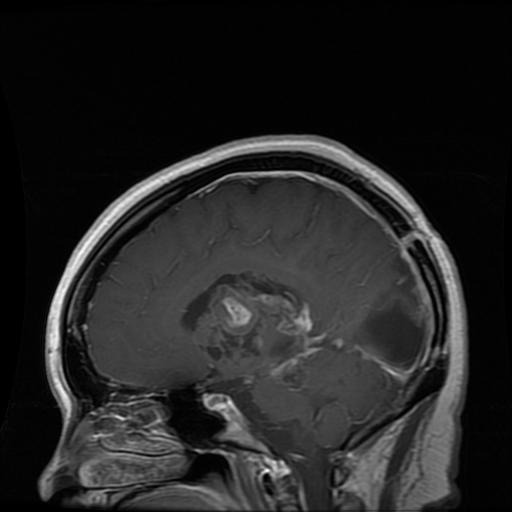
#> input picture Make_one_Training_dataset/gg (118).jpg, 512 x 512 px; its folder holds only this picture in this run
$ jupyter execute --allow-errors data_preparation.ipynb   (shell and % lines are left out)
#> lines starting #> are read from the running program, lines starting #| are printed output that depends on the picture
# <span style='color: darkblue'> Importing essential libraries for data manipulation and visualization </span>

[cell 1]
#Importing essential libraries for data manipulation and visualization.
import numpy as np
import os
import matplotlib.pyplot as plt
import matplotlib.image as mpimg
import requests
import numpy as np
import shutil
from git import Repo
import cv2
import plotly.graph_objects as go
from collections import Counter

# <span style='color: darkblue'> Importing the Training and Testing Dataset </span>

# <span style='color: darkblue'> Preparing the Training Dataset </span>

[cell 2]
# Define the source of the directory containing the training images
source_dir_train = "brain-tumor-classification-dataset/Training"

# Define the destination directory for the training dataset with renamed images

destination_dir_train = 'Make_one_Training_dataset'
os.makedirs(destination_dir_train, exist_ok=True)

# Iterate for each subfolder in the that directory

#> (the rest of this cell did not finish here and is left out)

# <span style='color: darkblue'> Preparing the Testing Dataset </span>

[cell 3]
# Define the source directory containing the testing images
source_dir_test = "brain-tumor-classification-dataset/Testing"

#Define the destination of the directory for the testing dataset
destination_dir ='Make_one_Testingdataset'
os.makedirs(destination_dir, exist_ok=True)

# Define mapping of subfolder names to label prefixes
label_mapping = {
    "glioma_tumor": "gg",
    "meningioma_tumor": "mm",
    "no_tumor": "nn",
    "pituitary_tumor": "pp"
}

# Iterate through each subfolder in the source directory
#> (the rest of this cell did not finish here and is left out)

# <span style='color: darkblue'> Labeling Tumor Types </span>

[cell 4]
class_names = {
    0: "No Tumor",
    1: "Glioma Tumor",
    2: "Meningioma tumor",
    3: "Pituitary tumor"
}

# <span style='color: darkblue'> Obtaining Labels: Developing an Image Loading and Labeling Function for Training and Testing Datasets </span>

[cell 5]
# Define label mappings based on the prefixes
label_mapping = {
    'g' : 1, # glioma_tumor
    'm' : 2, # meningioma_tumor
    'n' : 0, # no_tumor
    'p' : 3 # pituitary_tumor
}

# Function to extract the labels from the file images
def extract_label(fileimage):
    # Extract the first letter from the filename as pre
    prefix = fileimage[0]

    label_text = {
        "g": "glioma_tumor",
        "m": "meningioma_tumor",
        "n": "no_tumor",
        "p": "pituitary_tumor"
    }.get(prefix, "unknown")  # Get the label corresponding to the prefix, defaulting to "unknown" if prefix is not found

    # Get the corresponding label from the mapping
    label_numeric = label_mapping.get(prefix, -1)
    # the -1 is a default value returned by the get() method
    # if the prefix is not found in the label_mapping dictionary.
    #It serves as a fallback value in case the prefix
    #  is not present in the dictionary.

    return label_text, label_numeric

def load_images_and_label_them(directory):
  #Add images at this object
    images =[]
    image_names = []
    label_numerics = []

    for imagename in os.listdir(directory):
        # Construct the full path to the image file
        image_path = os.path.join(directory, imagename)

        label_text, label_numeric = extract_label(imagename)

        # Check if the numeric label is valid (-1 indicates invalid label)

        if label_numeric !=-1:
          #Proceed with further processing only if the label is valid

          #load the images
          image = cv2.imread(image_path)

          if image is not None:
              #Resize the images to 224 x 224 to a uniform shape
              image = cv2.resize(image, (220, 220))

              # Append the images, the numeric labels and the image names

              images.append(image)
              image_names.append(label_text)
              label_numerics.append(label_numeric)

    return np.array(images), image_names, label_numerics

# <span style='color: darkblue'> Creating Python Function for Shuffling Data </span>

[cell 6]
def load_data_and_shuffle(directory):
    np.random.seed(42)
    # Load images, filenames, and numeric labels from the specified directory
    images_data, filename, labels_numeric = load_images_and_label_them(directory)
    # Get the number of samples
    num_samples = len(images_data)
    # Generate shuffled indices
    shuffled_test_indices = np.random.permutation(num_samples)

    # Shuffle images, labels, and filenames using the shuffled indices
    images_data_shuffled = images_data[shuffled_test_indices]
    labels_numeric_shuffled = np.array(labels_numeric)[shuffled_test_indices]
    filename_shuffled = np.array(filename)[shuffled_test_indices]

    return images_data_shuffled, labels_numeric_shuffled, filename_shuffled

# <span style='color: darkblue'> Obtaining the Final Shuffled Training and Testing Dataset with its Labels for Machine Learning Models </span>

[cell 7]
# Define the directories containing the testing and training datasets
testing_dir = "Make_one_Testingdataset"
training_dir = "Make_one_Training_dataset"  # Or the directory where you have stored the training images
# Load and shuffle testing data
X_test_shuffled, Y_test_shuffled, Labels_test_shuffled = load_data_and_shuffle(testing_dir)

# Load and shuffle training data
X_train_shuffled, Y_train_shuffled, Labels_train_shuffled = load_data_and_shuffle(training_dir)
#> call 2 of load_images_and_label_them, with directory = 'Make_one_Training_dataset'
#> in load_images_and_label_them, image is the input picture: shape (512, 512, 3); min 0, max 255, mean 36.8
#> in load_images_and_label_them (call 2), `image = cv2.resize(image, (220, 220))`:
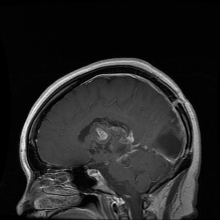
#> image: shape (220, 220, 3); min 0, max 243, mean 36.7
#> Y_train_shuffled = [1]

# <span style='color: darkblue'> Visualizing Image Data </span>
# <span style='color: darkblue'>  </span>

[cell 8]
plt.figure(figsize=(20,20))
#> (the rest of this cell did not finish here and is left out)

# <span style='color: darkblue'> Exploring Class Distribution Statistics: Unveiling Insights from Data Balance </span>

[cell 9]
counts = Counter()
# Use Counter to count occurrences
counts_train = Counter(Y_train_shuffled)
#> counts_train = {1: 1}
count_test = Counter(Y_test_shuffled)

numeric_labels_train_unique= list(counts_train.keys() )
#> numeric_labels_train_unique = [1]
labels_train = [class_names[k] for k in numeric_labels_train_unique ]
#> labels_train = ['Glioma Tumor']
count_trainn = list(counts_train.values())
#> count_trainn = [1]

numeric_labels_test_unique = list(count_test.keys())
labels_test = [class_names[i] for i in numeric_labels_test_unique ]
count_testt = list(count_test.values())

fig = go.Figure(data=[
    go.Bar(name='Training data images', x=labels_train, y=count_trainn,
            text=count_trainn, textposition='auto', marker=dict(color='green')),
    go.Bar(name='Testing data images', x=labels_test, y=count_testt,
            text=count_testt, textposition='auto', marker=dict(color='red'))
])
fig.update_layout(
    barmode='group',
    legend=dict(
        orientation='h',  # horizontal legend
        yanchor='top',    # anchor to the top of the plot
        y=1.1             # position the legend just above the plot
    )
)
# Change the bar mode
#fig.update_layout(barmode='stack')
#fig.show()
fig.update_traces(texttemplate='%{text}', textposition='inside')

fig.show()
